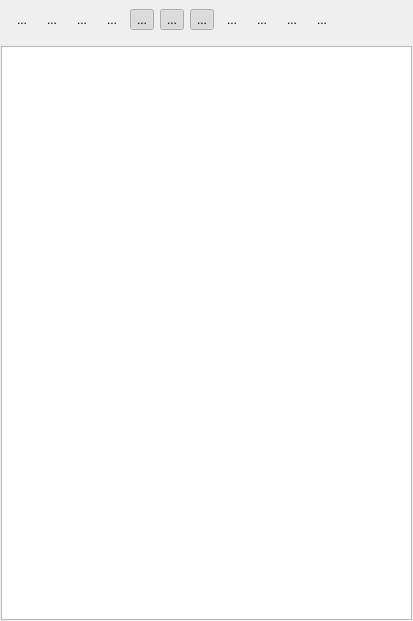
<?xml version="1.0" encoding="UTF-8"?>
<ui version="4.0">
 <class>OfflineLogExplorer</class>
 <widget class="QWidget" name="OfflineLogExplorer">
  <property name="geometry">
   <rect>
    <x>0</x>
    <y>0</y>
    <width>413</width>
    <height>621</height>
   </rect>
  </property>
  <property name="sizePolicy">
   <sizepolicy hsizetype="Expanding" vsizetype="Expanding">
    <horstretch>0</horstretch>
    <verstretch>0</verstretch>
   </sizepolicy>
  </property>
  <property name="windowTitle">
   <string>Form</string>
  </property>
  <widget class="QWidget" name="verticalLayoutWidget">
   <property name="geometry">
    <rect>
     <x>1</x>
     <y>0</y>
     <width>411</width>
     <height>620</height>
    </rect>
   </property>
   <layout class="QVBoxLayout" name="verticalLayout">
    <property name="spacing">
     <number>7</number>
    </property>
    <item alignment="Qt::AlignmentFlag::AlignLeft">
     <widget class="QWidget" name="widget" native="true">
      <property name="sizePolicy">
       <sizepolicy hsizetype="Preferred" vsizetype="Preferred">
        <horstretch>0</horstretch>
        <verstretch>0</verstretch>
       </sizepolicy>
      </property>
      <property name="minimumSize">
       <size>
        <width>0</width>
        <height>0</height>
       </size>
      </property>
      <layout class="QHBoxLayout" name="horizontalLayout">
       <item>
        <widget class="QToolButton" name="toolCollapse">
         <property name="toolTip">
          <string>Collapse or expand log scopes</string>
         </property>
         <property name="statusTip">
          <string>Collapse or expand log scopes.</string>
         </property>
         <property name="text">
          <string>...</string>
         </property>
         <property name="icon">
          <iconset theme="list-remove"/>
         </property>
         <property name="checkable">
          <bool>true</bool>
         </property>
         <property name="checked">
          <bool>false</bool>
         </property>
         <property name="autoRaise">
          <bool>true</bool>
         </property>
        </widget>
       </item>
       <item>
        <widget class="QToolButton" name="toolOpenDatabase">
         <property name="toolTip">
          <string>Open log database</string>
         </property>
         <property name="statusTip">
          <string>Open offline log database file.</string>
         </property>
         <property name="text">
          <string>...</string>
         </property>
         <property name="icon">
          <iconset theme="document-open"/>
         </property>
         <property name="autoRaise">
          <bool>true</bool>
         </property>
        </widget>
       </item>
       <item>
        <widget class="QToolButton" name="toolCloseDatabase">
         <property name="toolTip">
          <string>Close log database</string>
         </property>
         <property name="statusTip">
          <string>Close currently active log database</string>
         </property>
         <property name="text">
          <string>...</string>
         </property>
         <property name="icon">
          <iconset theme="window-close"/>
         </property>
         <property name="autoRaise">
          <bool>true</bool>
         </property>
        </widget>
       </item>
       <item>
        <widget class="QToolButton" name="toolResetFilters">
         <property name="toolTip">
          <string>Reset all filters</string>
         </property>
         <property name="statusTip">
          <string>Reset all priority filters</string>
         </property>
         <property name="text">
          <string>...</string>
         </property>
         <property name="icon">
          <iconset theme="edit-clear"/>
         </property>
         <property name="autoRaise">
          <bool>true</bool>
         </property>
        </widget>
       </item>
       <item>
        <widget class="QToolButton" name="toolError">
         <property name="toolTip">
          <string>Error priority</string>
         </property>
         <property name="statusTip">
          <string>Set scope priority to error and above.</string>
         </property>
         <property name="text">
          <string>...</string>
         </property>
         <property name="icon">
          <iconset theme="dialog-error"/>
         </property>
         <property name="checkable">
          <bool>true</bool>
         </property>
         <property name="checked">
          <bool>true</bool>
         </property>
         <property name="autoRaise">
          <bool>true</bool>
         </property>
        </widget>
       </item>
       <item>
        <widget class="QToolButton" name="toolWarning">
         <property name="toolTip">
          <string>Warning priority</string>
         </property>
         <property name="statusTip">
          <string>Set scope priority to warning and above.</string>
         </property>
         <property name="text">
          <string>...</string>
         </property>
         <property name="icon">
          <iconset theme="dialog-warning"/>
         </property>
         <property name="checkable">
          <bool>true</bool>
         </property>
         <property name="checked">
          <bool>true</bool>
         </property>
         <property name="autoRaise">
          <bool>true</bool>
         </property>
        </widget>
       </item>
       <item>
        <widget class="QToolButton" name="toolInformation">
         <property name="toolTip">
          <string>Info priority</string>
         </property>
         <property name="statusTip">
          <string>Set scope priority to info and above.</string>
         </property>
         <property name="text">
          <string>...</string>
         </property>
         <property name="icon">
          <iconset theme="dialog-information"/>
         </property>
         <property name="checkable">
          <bool>true</bool>
         </property>
         <property name="checked">
          <bool>true</bool>
         </property>
         <property name="autoRaise">
          <bool>true</bool>
         </property>
        </widget>
       </item>
       <item>
        <widget class="QToolButton" name="toolDebug">
         <property name="toolTip">
          <string>Debug priority</string>
         </property>
         <property name="statusTip">
          <string>Set scope priority to debug and above.</string>
         </property>
         <property name="text">
          <string>...</string>
         </property>
         <property name="icon">
          <iconset theme="applications-debugging"/>
         </property>
         <property name="checkable">
          <bool>true</bool>
         </property>
         <property name="checked">
          <bool>false</bool>
         </property>
         <property name="autoRaise">
          <bool>true</bool>
         </property>
        </widget>
       </item>
       <item>
        <widget class="QToolButton" name="toolScopes">
         <property name="toolTip">
          <string>Scope priority</string>
         </property>
         <property name="statusTip">
          <string>Change priority of selected scopes.</string>
         </property>
         <property name="text">
          <string>...</string>
         </property>
         <property name="icon">
          <iconset theme="preferences-system"/>
         </property>
         <property name="autoRaise">
          <bool>true</bool>
         </property>
        </widget>
       </item>
       <item>
        <widget class="QToolButton" name="toolMoveTop">
         <property name="toolTip">
          <string>Move to top</string>
         </property>
         <property name="statusTip">
          <string>Move to the top of the log</string>
         </property>
         <property name="text">
          <string>...</string>
         </property>
         <property name="icon">
          <iconset theme="go-top"/>
         </property>
         <property name="autoRaise">
          <bool>true</bool>
         </property>
        </widget>
       </item>
       <item>
        <widget class="QToolButton" name="toolMoveBottom">
         <property name="toolTip">
          <string>Move to bottom</string>
         </property>
         <property name="statusTip">
          <string>Move to the bottom of the log</string>
         </property>
         <property name="text">
          <string>...</string>
         </property>
         <property name="icon">
          <iconset theme="go-bottom"/>
         </property>
         <property name="autoRaise">
          <bool>true</bool>
         </property>
        </widget>
       </item>
      </layout>
     </widget>
    </item>
    <item>
     <widget class="QTreeView" name="treeView">
      <property name="sizePolicy">
       <sizepolicy hsizetype="Expanding" vsizetype="Expanding">
        <horstretch>0</horstretch>
        <verstretch>0</verstretch>
       </sizepolicy>
      </property>
      <property name="contextMenuPolicy">
       <enum>Qt::ContextMenuPolicy::ActionsContextMenu</enum>
      </property>
      <property name="rootIsDecorated">
       <bool>true</bool>
      </property>
      <property name="uniformRowHeights">
       <bool>true</bool>
      </property>
      <property name="sortingEnabled">
       <bool>false</bool>
      </property>
      <property name="animated">
       <bool>true</bool>
      </property>
      <property name="headerHidden">
       <bool>false</bool>
      </property>
      <property name="expandsOnDoubleClick">
       <bool>true</bool>
      </property>
     </widget>
    </item>
   </layout>
  </widget>
 </widget>
 <resources/>
 <connections/>
</ui>
